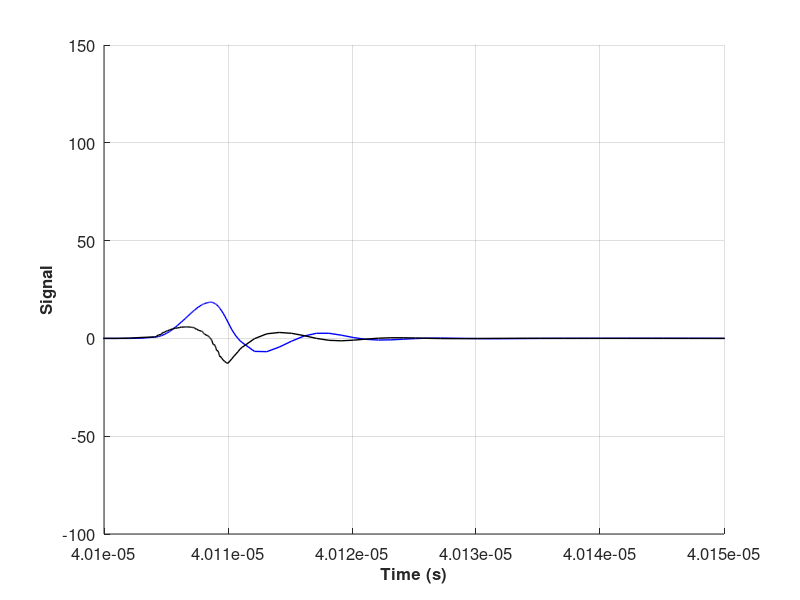
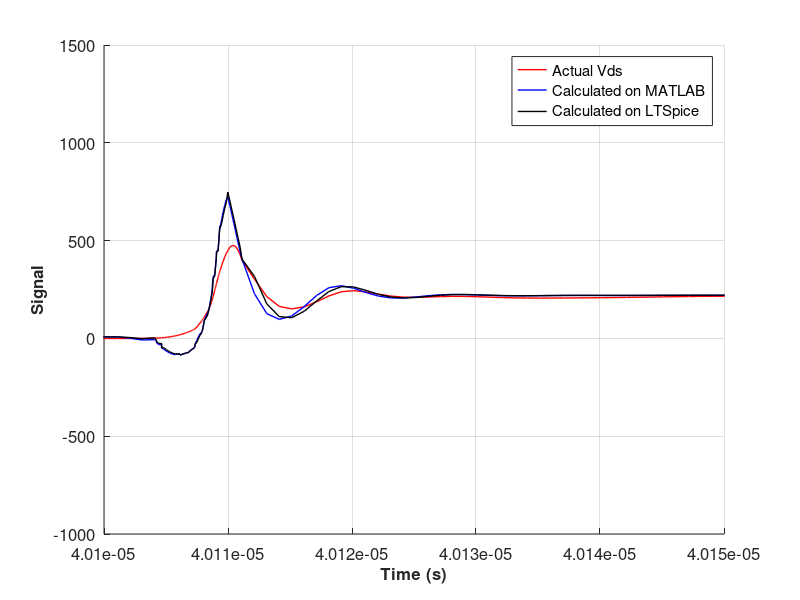
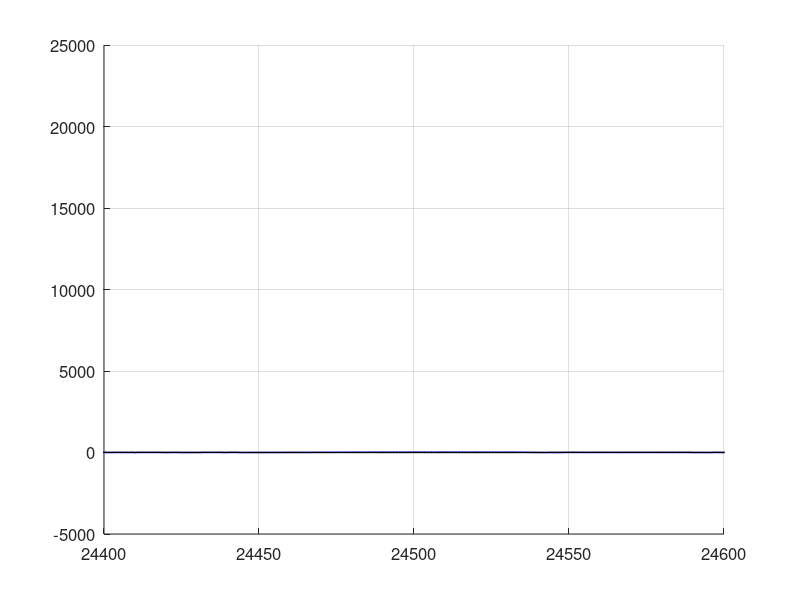

Write MATLAB code to recreate these figures, in order.
fileID = fopen('data.txt','r');
formatSpec = '%f %f\n';
A = fscanf(fileID,formatSpec);
fclose(fileID);

fileID = fopen('data2.txt','r');
B = fscanf(fileID,formatSpec);
fclose(fileID);

fileID = fopen('data3.txt','r');
C = fscanf(fileID,formatSpec);
fclose(fileID);

fileID = fopen('data4.txt','r');
D = fscanf(fileID,formatSpec);
fclose(fileID);

for k = 1:numel(A)/2
   time(k) = A(k*2-1);
   current(k) = A(k*2);
   voltage(k) = B(k*2);
   Vdsbot(k) = C(k*2);
   cekilen(k) = D(k*2);
end

Vdc = 220;
Lloop = 40e-9;
didt = diff(current)./diff(time);
didt(numel(current)) = 0;
Vdstop = Vdc - Vdsbot - Lloop*didt; 

%%
figure;
hold all;
plot(time,current,'b-','Linewidth',1);
plot(time,didt*1e-9,'k-','Linewidth',1);
grid on;
set(gca,'FontSize',12);
xlabel('Time (s)','FontSize',12,'FontWeight','Bold')
ylabel('Signal','FontSize',12,'FontWeight','Bold')
xlim([0.401e-4 0.4015e-4]);


%%
figure;
hold all;
plot(time,voltage,'r-','Linewidth',1);
plot(time,Vdstop,'b-','Linewidth',1);
plot(time,cekilen,'k-','Linewidth',1);
grid on;
set(gca,'FontSize',12);
xlabel('Time (s)','FontSize',12,'FontWeight','Bold')
ylabel('Signal','FontSize',12,'FontWeight','Bold')
xlim([0.401e-4 0.4015e-4]);
legend('Actual Vds','Calculated on MATLAB','Calculated on LTSpice');

%%
figure;
hold all;
plot(current,'b-','Linewidth',1);
plot(diff(time)*1e10,'k-','Linewidth',1);
grid on;
set(gca,'FontSize',12);
%xlabel('Time (s)','FontSize',12,'FontWeight','Bold')
%ylabel('Signal','FontSize',12,'FontWeight','Bold')
xlim([2.44*1e4 2.46*1e4]);

